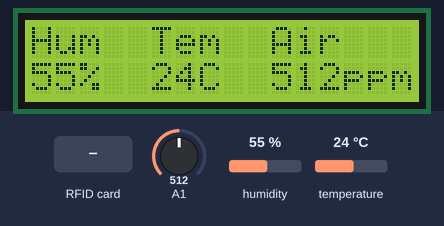
This sketch was run on a simulated Arduino Uno, built with avr-gcc and run on an emulated ATmega328P. Shown: 16×2 character LCD. The inputs (shaded band) are chosen by the test bench; at power-on: humidity 55 %, A1 = 512, temperature 24 °C. What the sketch prints to the serial monitor is not drawn.

Above: at 1.3 s.
1.4 s: RFID card 5E 7A 19 C4 held to the reader
At 3.8 s:
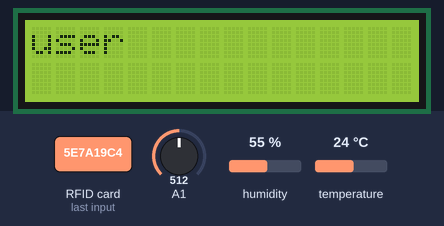
4.2 s: humidity set to 22 %
At 7.1 s:
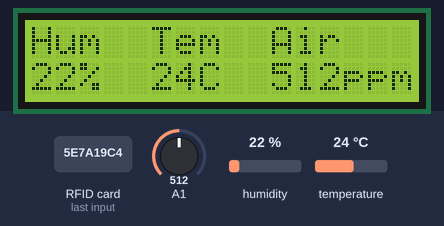
7.4 s: A1 set to 105
At 8.6 s:
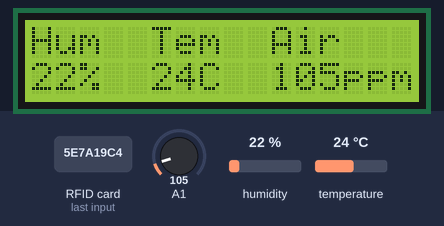
9.4 s: A1 set to 90
At 11.1 s:
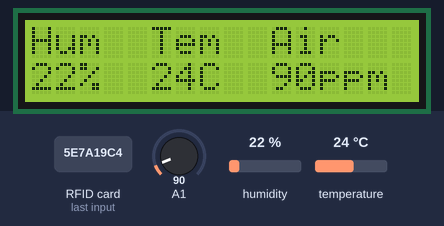
12.0 s: A1 set to 11
At 13.6 s:
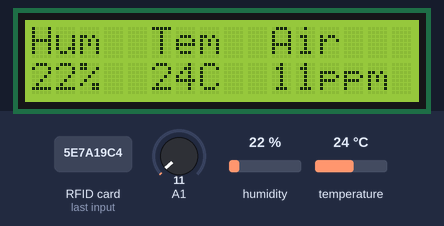
14.0 s: A1 set to 8
At 16.1 s:
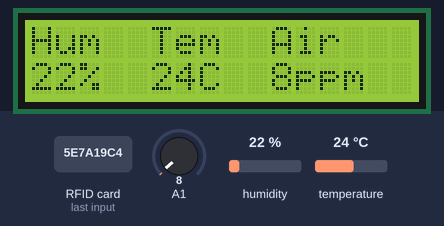
Timing chart, 0 to 17.6 s (numbered marks = the images above; inputs shaded):
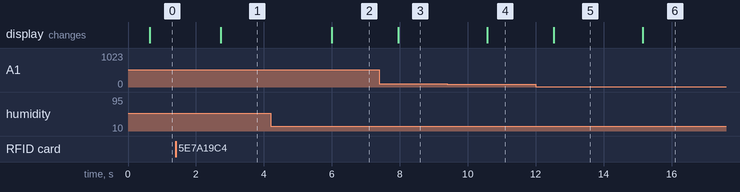

The sketch:

arduino.ino
```cpp
#include <DHT11.h>
#include <SPI.h>
#include <MFRC522.h>
#include <LiquidCrystal.h>

#define SS_PIN 10
#define RST_PIN 9

// time setting
const unsigned long interval = 5000;
unsigned long previousMillis = 0;

// toggle setting
int toggle = 0;
String userName = "";

// sensor setting
MFRC522 mfrc522(SS_PIN, RST_PIN);
DHT11 dht11(A0);
LiquidCrystal lcd(7, 6, 5, 4, 3, 2);

void setup() {
  lcd.begin(16, 2);
  Serial.begin(9600);
  pinMode(A1, INPUT);
  SPI.begin();
  mfrc522.PCD_Init();
}

void loop() {
  // if (Serial.available() > 0)
  // {
    int tem = 0;
    int hum = 0;
    int air = analogRead(A1);
    int result = dht11.readTemperatureHumidity(tem, hum);

    if (toggle == 0)
    {
      lcd.setCursor(0, 0);
      lcd.print("Hum");  lcd.print("  Tem "); lcd.print(" Air ");
      lcd.setCursor(0, 1);
      lcd.print(hum); lcd.print("%  "); lcd.print(tem); lcd.print("C  "); lcd.print(air); lcd.println("ppm ");
    }

    if (toggle == 1)
    {
      unsigned long currentMillis = millis();
      lcd.clear();
      lcd.setCursor(0, 0);
      lcd.print("user ");
      lcd.setCursor(0, 1);
      lcd.print(userName);

      if (currentMillis - previousMillis >= interval)
      {
        previousMillis = currentMillis;
        toggle = 0;
      }
    }

     if (Serial.available() > 0) {
    userName = Serial.readStringUntil('\n');
  }
    Serial.print("[");
    Serial.print(tem);
    Serial.print(",");
    Serial.print(hum);
    Serial.print(",");
    Serial.print(air);
    Serial.println("]");
    delay(100);

    if (mfrc522.PICC_IsNewCardPresent() && mfrc522.PICC_ReadCardSerial())
    {
      toggle = 1;
      // UID를 저장할 변수
      String cardUID = "";

      // UID를 시리얼 모니터에 출력하고 변수에 저장
      // Serial.print("Card UID: ");
      for (byte i = 0; i < mfrc522.uid.size; i++)
      {
        // Serial.print(mfrc522.uid.uidByte[i], HEX);
        // Serial.print(" ");
        // // UID를 문자열로 저장
        cardUID += String(mfrc522.uid.uidByte[i], HEX);
        cardUID.toUpperCase(); // 소문자를 대문자로 변경
        cardUID += " ";
      }
      // Serial.println(); // 줄 바꿈

      // 시리얼 통신을 통해 UID를 파이썬으로 전송
      Serial.print("{");
      Serial.print(cardUID);
      Serial.println("}");

      // 카드와의 통신 중지
      mfrc522.PICC_HaltA();
      mfrc522.PCD_StopCrypto1();

      // 잠시 대기
      delay(100);

      // 다음 카드를 인식하도록 초기화
      mfrc522.PCD_Init();
    }

  // }
}
```

Measured:
- the behaviour switches between 100 and 99 on A1 (found by bisection; images 3 and 4)
- the behaviour switches between 10 and 9 on A1 (found by bisection; images 5 and 6)
- after the input at 1.4 s, the display: changes after 1.3 s (image 1)
- after the input at 4.2 s, the display: changes after 1.8 s (image 2)
- after the input at 7.4 s, the display: changes after 0.55 s (image 3)
- after the input at 9.4 s, the display: changes after 1.2 s (image 4)
- after the input at 12.0 s, the display: changes after 0.53 s (image 5)
- after the input at 14.0 s, the display: changes after 1.1 s (image 6)
